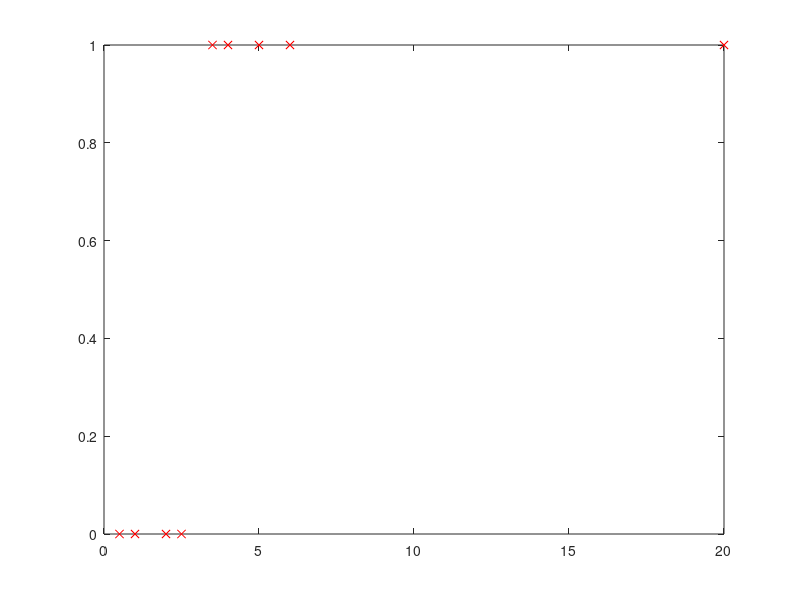

Reproduce this figure in MATLAB. (Note: this script raises an error after producing the figure.)
clear ; close all; clc;

x = [0.5;1;2;2.5;3.5;4;5;6;20];
y = [0;0;0;0;1;1;1;1;1];

x = [ones(length(y), 1), x];

plot(x(:, 2),y, 'rx');

theta = zeros(2,1);

[theta, history] = gradientDescentMulti(x, y, theta, 1, 10000);

#hold on;

#plot(x(:,2), hipothesisFunction(x, theta), '-');

plot(1:numel(history), history, '-b', 'LineWidth', 2);

